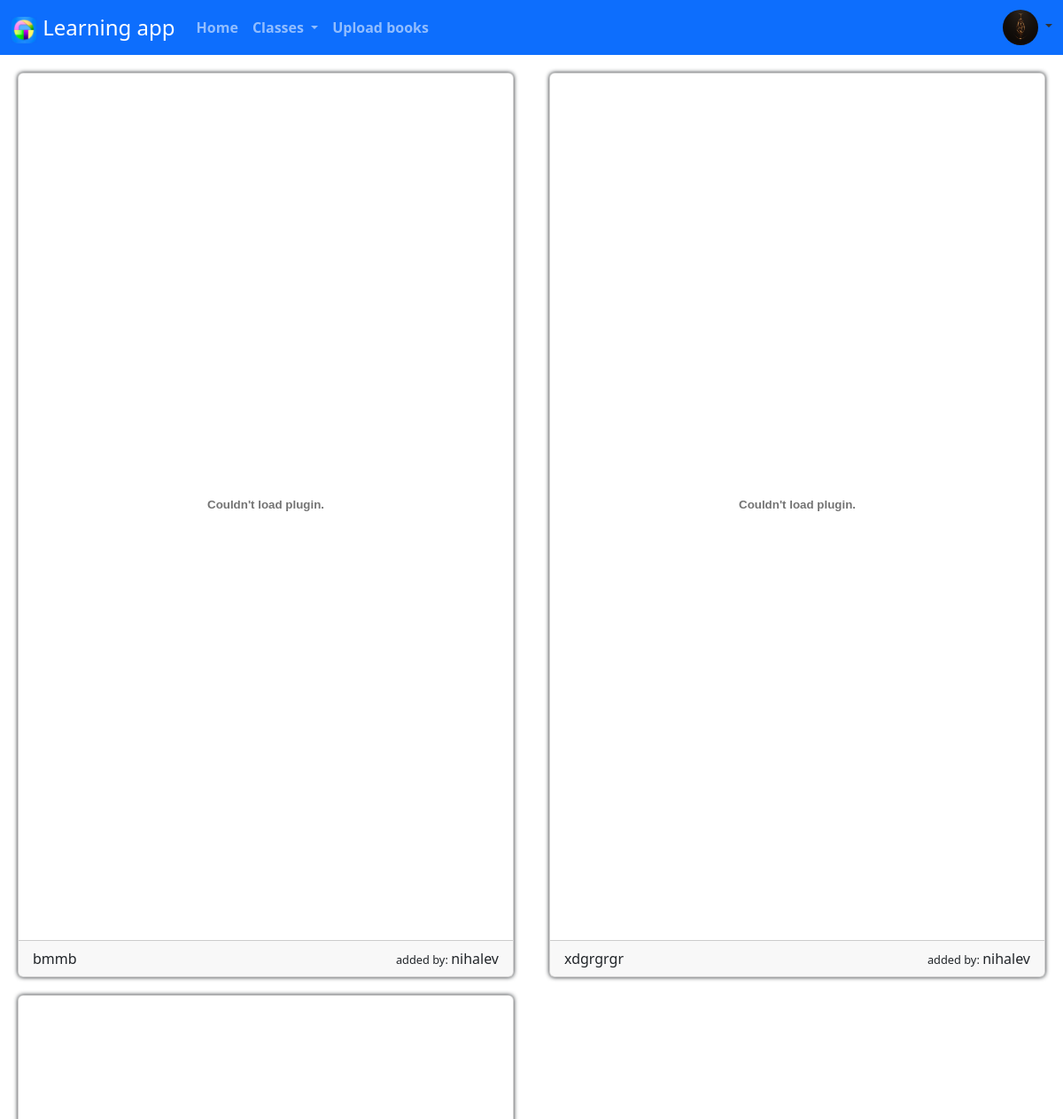
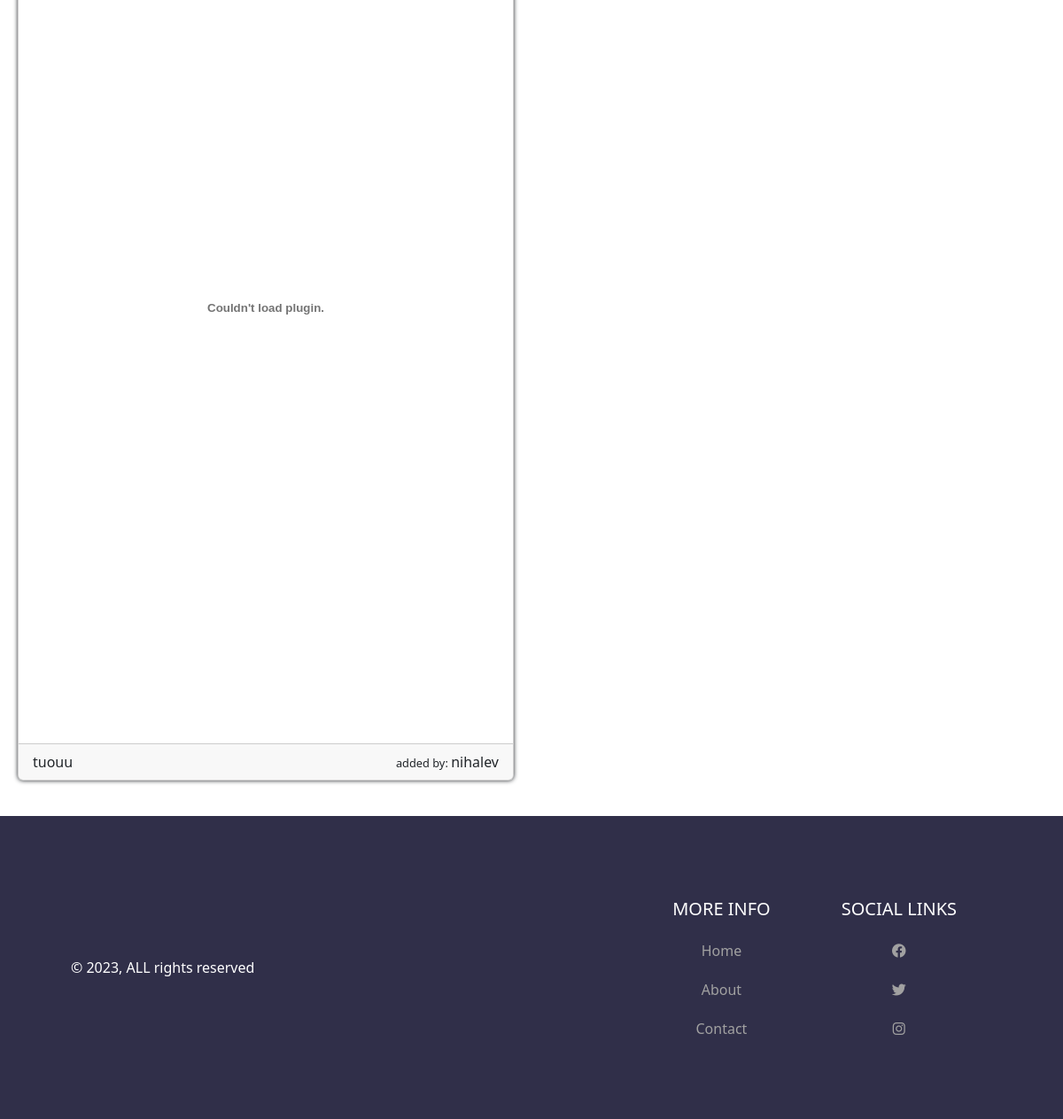
The page /class/2/ (signed in) on the database its author committed (2 pictures, top to bottom).
### myapp/models.py (models this page shows)
class PersonalDetails(models.Model):
    user = models.ForeignKey(User, on_delete=models.CASCADE)
    phone_number = models.CharField(max_length=20)
    date_of_birth = models.CharField(max_length=50)
    gender= models.CharField(max_length=10)
    city= models.CharField(max_length=50)
    image= models.FileField(upload_to='images', default='images\default.png')

class Textbooks(models.Model):
    addedby = models.ForeignKey(User, on_delete=models.CASCADE)
    classe = models.IntegerField()
    bookname = models.CharField(max_length=100)
    book = models.FileField(upload_to='pdf')

### myapp/views.py (the view)
# urls.py: path('class/<int:value>/',views.classes),
def classes(req,value):
       t=Textbooks.objects.filter(classe=value)
       try:
          P=PersonalDetails.objects.get(user_id=req.user)
          return render(req,'classes.html',{'ps':P,'t':t})
       except:
          return render(req, "classes.html",{'t':t})

### myapp/templates/classes.html
{% extends "home.html" %}
{% load static %}
{% block con %}
 <div class="container-fluid" style="padding-bottom: 40px;">
  <div class="row">
  {% for i in t %}
  <div class="col-xl-6">
    <div class="card" style="width: 100%;">
        <div class="card-body">
          <object data="{{ i.book.url }}#toolbar=0" type="application/pdf" width="100%" height="940px"></object>
        </div>
        <div class="card-footer">
          <div class="row">
            <div class="col-7">{{ i.bookname }}</div>
            <div class="col-5 text-end"><span style="font-size: 80%">added by: </span>{{ i.addedby }}</div>
          </div>
        </div>
      </div>
  </div>
  {% endfor %}
  </div>
  </div>
 {% endblock con %}

### myapp/templates/home.html (shortened to what this page needs)
{% load static %}
<!DOCTYPE html>
<html lang="en">
<head>
    <link href="https://cdn.jsdelivr.net/npm/bootstrap@5.3.0-alpha1/dist/css/bootstrap.min.css" rel="stylesheet">
    <link rel="stylesheet" href="{% static 'css/style.css' %}">
      <link rel="stylesheet" href="https://pro.fontawesome.com/releases/v6.0.0-beta1/css/all.css" />
</head>
<body>
    <nav class="navbar navbar-expand-lg bg-primary navbar-dark">
        <div class="container-fluid">
          <a class="navbar-brand" href="" style="font-family: 'Segoe UI', Tahoma, Geneva, Verdana, sans-serif; font-size: x-large; "><img src="{% static 'icons.ico' %}" width="30" height="30">  Learning app</a>
          <div class="collapse navbar-collapse" id="navbarSupportedContent">
            <ul class="navbar-nav me-auto mb-2 mb-lg-0">
              <li class="nav-item">
                <a class="nav-link {% if request.path == '/' %}active{% endif %}" href="/">Home</a>
              </li>
              <li class="nav-item dropdown">
                <a class="nav-link {% if request.path == '/class' %}active{% endif %} dropdown-toggle" role="button" data-bs-toggle="dropdown" aria-expanded="false">
                  Classes
                </a>
              </li>
              <li class="nav-item">
                <a class="nav-link {% if request.path == '/addbook' %}active{% endif %}" href="/addbook">Upload books</a>
              </li>
            </ul>
            {% if user.is_authenticated %}
            <div class="dropdown">
              <i class=" dropdown-toggle" data-bs-toggle="dropdown" aria-expanded="false" style="color:rgb(49, 49, 49);">
                <img id="userlogo" src="{{ ps.image.url }}">
              </i>
            </div>
            {% endif %}
          </div>
        </div>
      </nav>
      {% block con %}{% endblock con %}
 <footer class="footer">
        <div class="copy">&copy; 2023, ALL rights reserved</div>
        <div class="bottom-links">
          <div class="links">
            <span>More Info</span>
            <a href="/">Home</a>
            <a href="/#">About</a>
            <a href="https://mail.google.com/mail/u/0/?tf=cm&to=nihalev111@gmail.com">Contact</a>
          </div>
          <div class="links">
            <span>Social Links</span>
            <a href="https://www.facebook.com/nihalev.ev"><i class="fab fa-facebook"></i></a>
            <a href="https://twitter.com/MOHAMMEDNIHALEV"><i class="fab fa-twitter"></i></a>
            <a href="https://www.instagram.com/_nihal_ev_"><i class="fab fa-instagram"></i></a>
          </div>
        </div>
      </footer>
</body>
</html>

### myapp/static/css/style.css (style rules this page uses)
.col-xl-6 { padding-top: 20px; padding-left: 20px; padding-right: 20px; }
.nav-item { font-weight: bold; }
.card { box-shadow: 0 0 5px; }
#userlogo { width: 40px; height: 40px; border-radius: 50%; }
.footer { display: flex; justify-content: space-between; align-items: center; background-color: #302f49; padding: 40px 80px; }
.footer .copy { color: #fff; }
.bottom-links { display: flex; justify-content: space-around; align-items: center; padding: 40px 0; }
.bottom-links .links { display: flex; flex-direction: column; justify-content: center; align-items: center; padding: 0 40px; }
.bottom-links .links span { font-size: 20px; color: #fff; text-transform: uppercase; margin: 10px 0; }
.bottom-links .links a { text-decoration: none; color: #a1a1a1; padding: 10px 20px; }

### rows shown on the page
PersonalDetails: image (picture)
Textbooks: bookname "bmmb", addedby "nihalev"
Textbooks: bookname "xdgrgrgr", addedby "nihalev"
Textbooks: bookname "tuouu", addedby "nihalev"
